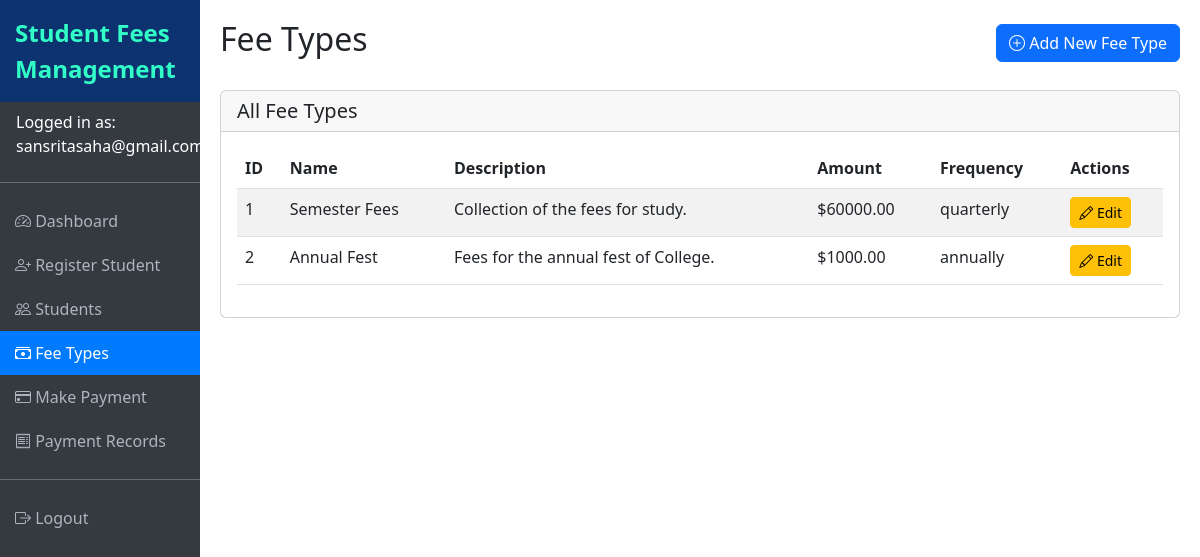
Screenshot of /fee_types (signed in) with the database file from the repository.
### models.py (models this page shows, shortened)
class User(db.Model, UserMixin):
    __tablename__ = 'users'
    id = db.Column(db.Integer, primary_key=True)
    username = db.Column(db.String(64), unique=True, nullable=False)
    email = db.Column(db.String(120), unique=True, nullable=False)
    password_hash = db.Column(db.String(128))
    role = db.Column(db.String(20), default='staff')  # admin, staff, student

class FeeType(db.Model):
    __tablename__ = 'fee_types'
    id = db.Column(db.Integer, primary_key=True)
    name = db.Column(db.String(50), nullable=False)
    description = db.Column(db.Text)
    amount = db.Column(db.Float, nullable=False)
    frequency = db.Column(db.String(20), default='monthly')  # monthly, quarterly, annually, one-time

### app.py (the view)
@app.route('/fee_types', methods=['GET'])
@login_required
def fee_types():
    fee_types = FeeType.query.all()
    return render_template('fee_types.html', fee_types=fee_types)

### app.py (called while the page is built)
@login_manager.user_loader
def load_user(user_id):
    return User.query.get(int(user_id))

@app.before_request
def create_tables():
    db.create_all()
    admin = User.query.filter_by(username='admin').first()
    if not admin:
        admin = User(username='admin', email='admin@example.com', role='admin')
        admin.set_password('admin123')
        db.session.add(admin)
        db.session.commit()

### templates/fee_types.html (shortened to what this page needs)
{% extends 'base.html' %}
{% block content %}
<div class="d-flex justify-content-between align-items-center mb-4">
    <h2>Fee Types</h2>
    <a href="{{ url_for('add_fee_type') }}" class="btn btn-primary">
        <i class="bi bi-plus-circle"></i> Add New Fee Type
    </a>
</div>
<div class="card">
    <div class="card-header">
        <h5 class="card-title mb-0">All Fee Types</h5>
    </div>
    <div class="card-body">
        <div class="table-responsive">
            <table class="table table-striped table-hover">
                <thead>
                    <tr>
                        <th>ID</th>
                        <th>Name</th>
                        <th>Description</th>
                        <th>Amount</th>
                        <th>Frequency</th>
                        <th>Actions</th>
                    </tr>
                </thead>
                <tbody>
                    {% for fee_type in fee_types %}
                    <tr>
                        <td>{{ fee_type.id }}</td>
                        <td>{{ fee_type.name }}</td>
                        <td>{{ fee_type.description }}</td>
                        <td>${{ "%.2f"|format(fee_type.amount) }}</td>
                        <td>{{ fee_type.frequency }}</td>
                        <td>
                            <a href="#" class="btn btn-sm btn-warning" disabled>
                                <i class="bi bi-pencil"></i> Edit
                            </a>
                        </td>
                    </tr>
                    {% endfor %}
                </tbody>
            </table>
        </div>
    </div>
</div>
{% endblock %}

### templates/base.html (shortened to what this page needs)
<!DOCTYPE html>
<html lang="en">
<head>
    <link href="https://cdn.jsdelivr.net/npm/bootstrap@5.3.0-alpha1/dist/css/bootstrap.min.css" rel="stylesheet">
    <link rel="stylesheet" href="https://cdn.jsdelivr.net/npm/bootstrap-icons@1.10.3/font/bootstrap-icons.css">
</head>
<body>
    {% if current_user.is_authenticated %}
    <div class="container-fluid">
        <div class="row">
            <div class="col-md-2 p-0 sidebar">
                <div class="system-title">
                    Student Fees Management
                </div>
                <div class="py-2 px-3">
                    Logged in as: {{ current_user.username }}
                </div>
                <hr>
                <a href="{{ url_for('dashboard') }}" class="{{ 'active' if request.endpoint == 'dashboard' else '' }}">
                    <i class="bi bi-speedometer2"></i> Dashboard
                </a>
                <a href="{{ url_for('register_student') }}" class="{{ 'active' if request.endpoint == 'register_student' else '' }}">
                    <i class="bi bi-person-plus"></i> Register Student
                </a>
                <a href="{{ url_for('students_list') }}" class="{{ 'active' if request.endpoint == 'students_list' else '' }}">
                    <i class="bi bi-people"></i> Students
                </a>
                <a href="{{ url_for('fee_types') }}" class="{{ 'active' if request.endpoint == 'fee_types' else '' }}">
                    <i class="bi bi-cash-stack"></i> Fee Types
                </a>
                <a href="{{ url_for('make_payment') }}" class="{{ 'active' if request.endpoint == 'make_payment' else '' }}">
                    <i class="bi bi-credit-card"></i> Make Payment
                </a>
                <a href="{{ url_for('payments_list') }}" class="{{ 'active' if request.endpoint == 'payments_list' else '' }}">
                    <i class="bi bi-receipt"></i> Payment Records
                </a>
                <hr>
                <a href="{{ url_for('logout') }}">
                    <i class="bi bi-box-arrow-right"></i> Logout
                </a>
            </div>
            <div class="col-md-10 content">
                {% block content %}{% endblock %}
            </div>
        </div>
    </div>
    {% endif %}
</body>
</html>

### templates/base.html (style rules this page uses)
.sidebar { height: 100vh; background-color: #343a40; color: white; }
.sidebar a { color: #adb5bd; text-decoration: none; padding: 10px 15px; display: block; }
.sidebar a.active { background-color: #007bff; color: white; }
.content { padding: 20px; }
.system-title { background-color: #0c3270; color: #32ffc7; padding: 15px; font-weight: bold; font-size: 1.5rem; }

### rows the page displays
User: username "sansritasaha@gmail.com"
FeeType: id "1", name "Semester Fees", description "Collection of the fees for study.", amount "60000.00", frequency "quarterly"
FeeType: id "2", name "Annual Fest", description "Fees for the annual fest of College.", amount "1000.00", frequency "annually"
